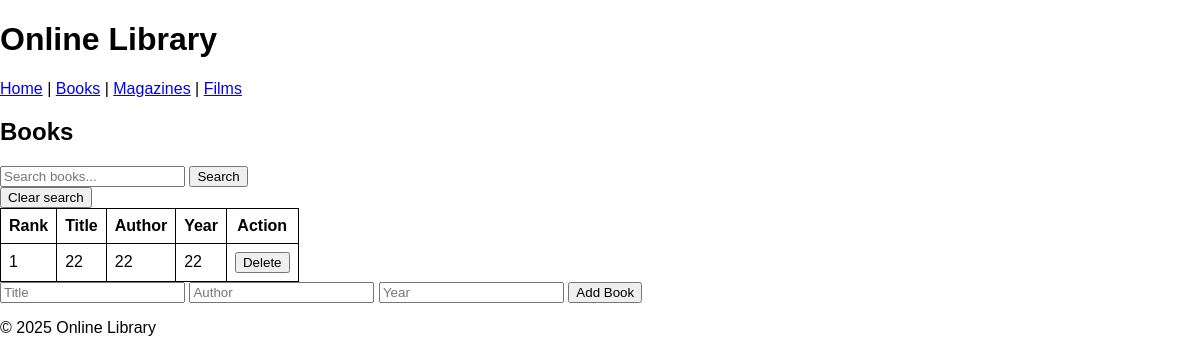
Before: /books with the older database file.
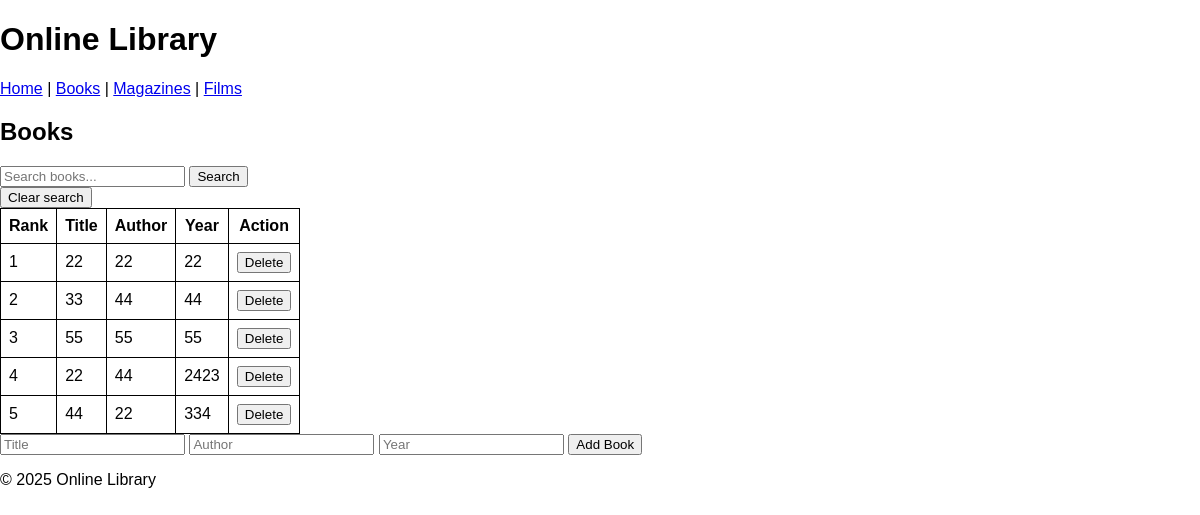
After: the same page with the newer database file.
### backend.py (models this page shows)
class Book(db.Model):
    id = db.Column(db.Integer, primary_key=True)
    title = db.Column(db.String(150), nullable=False)
    author = db.Column(db.String(100), nullable=False)
    year = db.Column(db.Integer, nullable=False)
    rank = db.Column(db.Integer, nullable=True)

### backend.py (the view, shortened to what this page needs)
@library.route('/books', methods=['GET', 'POST'])
def books():
    search_q = request.args.get('search', '').strip()
    query = Book.query
    if search_q:
        query = query.filter(
            (Book.title.ilike(f"%{search_q}%")) |
            (Book.author.ilike(f"%{search_q}%")) |
            (Book.year.like(search_q))
        )
    books = query.order_by(Book.rank).all()
    matched_ranks = [b.rank for b in books]
    if matched_ranks:
        message = f" Books with rank : {', '.join(map(str, matched_ranks))}"
    else:
        message = ("Nothing found")
    return render_template(
        'index.html',
        mode="books",
        items=books,
        message=message,
        search_mode=bool(search_q))

### templates/index.html (shortened to what this page needs)
{% extends "master.html" %}
{% block body %}
  <h2>{{ mode|capitalize }}</h2>
  <form method="GET" action="{{ request.path }}">
    <input type="text" name="search" placeholder="Search {{ mode }}..." value="{{ request.args.get('search', '') }}">
    <button type="submit">Search</button>
  </form>
 <a href="{{ request.path }}">
  <button type="button">Clear search</button>
</a>
  {% if mode == "books" %}
    <table>
      <tr><th>Rank</th><th>Title</th><th>Author</th><th>Year</th><th>Action</th></tr>
      {% for book in items %}
        <tr>
          <td>{{ book.rank }}</td>
          <td>{{ book.title }}</td>
          <td>{{ book.author }}</td>
          <td>{{ book.year }}</td>
          <td>
            <form action="/delete_book/{{ book.id }}" method="GET" style="display:inline;">
              <button type="submit">Delete</button>
            </form>
          </td>
        </tr>
      {% endfor %}
    </table>
    <form action="/books" method="POST">
      <input name="title" placeholder="Title" required>
      <input name="author" placeholder="Author" required>
      <input type="number" name="year" placeholder="Year" required>
      <button type="submit">Add Book</button>
    </form>
  {% endif %}
{% endblock %}

### templates/master.html (shortened to what this page needs)
<!DOCTYPE html>
<html lang="en">
<head>
    <link rel="stylesheet" href="{{ url_for('static', filename='css/main.css') }}">
</head>
<body>
    <header>
        <h1>Online Library</h1>
        <nav>
            <a href="/">Home</a> |
            <a href="/books">Books</a> |
            <a href="/magazines">Magazines</a> |
            <a href="/films">Films</a>
        </nav>
    </header>
    <main>
        {% block body %}{% endblock %}
    </main>
    <footer>
        <p>&copy; 2025 Online Library</p>
    </footer>
</body>
</html>

### static/css/main.css (style rules this page uses)
body { font-family: sans-serif; margin: 0; background-color: #ffffff; }
table, th, td { border: 1px solid black; border-collapse: collapse; padding: 8px; }

Changed rows visible on the page:
added Book: rank "2", title "33", author "44", year "44"
added Book: rank "3", title "55", author "55", year "55"
added Book: rank "4", title "22", author "44", year "2423"
added Book: rank "5", title "44", author "22", year "334"
